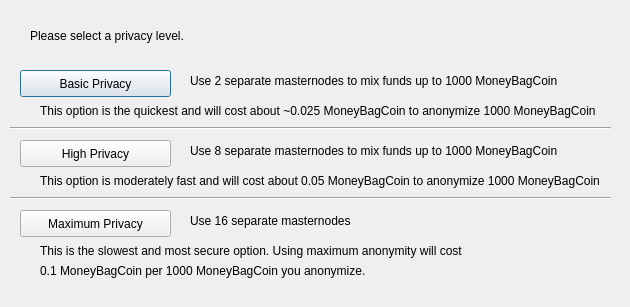
<?xml version="1.0" encoding="UTF-8"?>
<ui version="4.0">
 <class>DarksendConfig</class>
 <widget class="QDialog" name="DarksendConfig">
  <property name="geometry">
   <rect>
    <x>0</x>
    <y>0</y>
    <width>630</width>
    <height>307</height>
   </rect>
  </property>
  <property name="windowTitle">
   <string>Configure Darksend</string>
  </property>
  <widget class="QPushButton" name="buttonBasic">
   <property name="geometry">
    <rect>
     <x>20</x>
     <y>70</y>
     <width>151</width>
     <height>27</height>
    </rect>
   </property>
   <property name="text">
    <string>Basic Privacy</string>
   </property>
  </widget>
  <widget class="QPushButton" name="buttonHigh">
   <property name="geometry">
    <rect>
     <x>20</x>
     <y>140</y>
     <width>151</width>
     <height>27</height>
    </rect>
   </property>
   <property name="text">
    <string>High Privacy</string>
   </property>
  </widget>
  <widget class="QPushButton" name="buttonMax">
   <property name="geometry">
    <rect>
     <x>20</x>
     <y>210</y>
     <width>151</width>
     <height>27</height>
    </rect>
   </property>
   <property name="text">
    <string>Maximum Privacy</string>
   </property>
  </widget>
  <widget class="QLabel" name="label">
   <property name="geometry">
    <rect>
     <x>30</x>
     <y>20</y>
     <width>571</width>
     <height>31</height>
    </rect>
   </property>
   <property name="text">
    <string>Please select a privacy level.</string>
   </property>
  </widget>
  <widget class="QLabel" name="label_2">
   <property name="geometry">
    <rect>
     <x>190</x>
     <y>70</y>
     <width>421</width>
     <height>21</height>
    </rect>
   </property>
   <property name="text">
    <string>Use 2 separate masternodes to mix funds up to 1000 MoneyBagCoin</string>
   </property>
  </widget>
  <widget class="QLabel" name="label_3">
   <property name="geometry">
    <rect>
     <x>190</x>
     <y>140</y>
     <width>411</width>
     <height>21</height>
    </rect>
   </property>
   <property name="text">
    <string>Use 8 separate masternodes to mix funds up to 1000 MoneyBagCoin</string>
   </property>
  </widget>
  <widget class="QLabel" name="label_4">
   <property name="geometry">
    <rect>
     <x>190</x>
     <y>210</y>
     <width>421</width>
     <height>21</height>
    </rect>
   </property>
   <property name="text">
    <string>Use 16 separate masternodes</string>
   </property>
  </widget>
  <widget class="QLabel" name="label_6">
   <property name="geometry">
    <rect>
     <x>40</x>
     <y>100</y>
     <width>561</width>
     <height>21</height>
    </rect>
   </property>
   <property name="text">
    <string>This option is the quickest and will cost about ~0.025 MoneyBagCoin to anonymize 1000 MoneyBagCoin</string>
   </property>
  </widget>
  <widget class="QLabel" name="label_7">
   <property name="geometry">
    <rect>
     <x>40</x>
     <y>170</y>
     <width>561</width>
     <height>21</height>
    </rect>
   </property>
   <property name="text">
    <string>This option is moderately fast and will cost about 0.05 MoneyBagCoin to anonymize 1000 MoneyBagCoin</string>
   </property>
  </widget>
  <widget class="QLabel" name="label_8">
   <property name="geometry">
    <rect>
     <x>40</x>
     <y>240</y>
     <width>561</width>
     <height>21</height>
    </rect>
   </property>
   <property name="text">
    <string>This is the slowest and most secure option. Using maximum anonymity will cost</string>
   </property>
  </widget>
  <widget class="QLabel" name="label_9">
   <property name="geometry">
    <rect>
     <x>40</x>
     <y>260</y>
     <width>561</width>
     <height>21</height>
    </rect>
   </property>
   <property name="text">
    <string>0.1 MoneyBagCoin per 1000 MoneyBagCoin you anonymize.</string>
   </property>
  </widget>
  <widget class="Line" name="line">
   <property name="geometry">
    <rect>
     <x>10</x>
     <y>120</y>
     <width>601</width>
     <height>16</height>
    </rect>
   </property>
   <property name="orientation">
    <enum>Qt::Horizontal</enum>
   </property>
  </widget>
  <widget class="Line" name="line_2">
   <property name="geometry">
    <rect>
     <x>10</x>
     <y>190</y>
     <width>601</width>
     <height>16</height>
    </rect>
   </property>
   <property name="orientation">
    <enum>Qt::Horizontal</enum>
   </property>
  </widget>
 </widget>
 <resources/>
 <connections/>
</ui>
